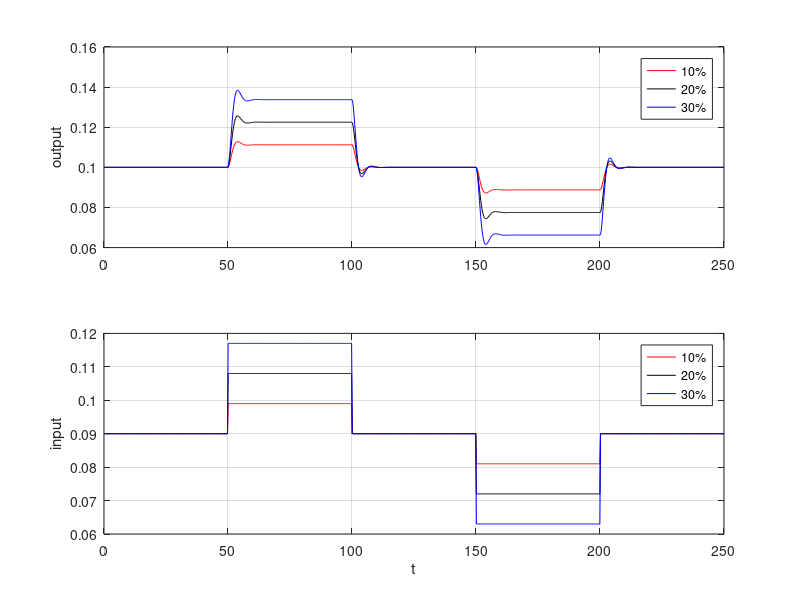

MATLAB code to generate this figure: (Note: this script raises an error after producing the figure.)
% Hamed Ajorlou 97101167
%% L
A = [0 1;-8/9 -1];
B = [0;10/9];
C = [1 0];
D = 0;
[a, b] = ss2tf(A,B,C,D);
G = tf(a,b);
tau = linspace(0, 250, 1000);
u = ones(1,200);
u1 = [0*u, 0.009 * u, 0* u, -0.009 * u, 0*u];
u2 = [0*u, 0.018 * u, 0* u, -0.018 * u, 0*u];
u3 = [0*u, 0.027 * u, 0* u, -0.027 * u, 0*u];
y1 = lsim(G , u1,tau);
y1 = y1 + 0.1;
y2 = lsim(G,u2,tau);
y2 = y2 + 0.1;
y3 = lsim(G,u3,tau);
y3 = y3 + 0.1;
figure(1)
subplot(2,1,1);
plot(tau , y1,'r', tau , y2,'k', tau , y3,'b');
ylabel('output')
grid on;
legend('10%', '20%', '30%')
subplot(2,1,2); 
u1 = u1 + 0.09;
u2 = u2 + 0.09;
u3 = u3 + 0.09;
plot(tau , u1,'r', tau , u2,'k', tau , u3,'b');
xlabel('t')
ylabel('input')                                         
legend('10%', '20%', '30%')
grid on;
%% NL
u = 0.09*ones(1,200);
tau = linspace(0, 250, 1000); 
u1_NL = [u, 1.1 * u, u, 0.9 * u, u];
u2_NL = [u, 1.2 * u, u, 0.8 * u, u];
u3_NL = [u, 1.3 * u, u, 0.7 * u, u];
ts = [0 250];
y0 = [0.1;0];
[t1,y1_NL] = ode45(@(t,y) foo(t, y, u1_NL,tau), ts, y0);
[t2,y2_NL] = ode45(@(t,y) foo(t, y, u2_NL,tau), ts, y0);
[t3,y3_NL] = ode45(@(t,y) foo(t, y, u3_NL,tau), ts, y0);
figure(2);
subplot(2,1,1)
plot(t1, y1_NL(:,1), 'r', t2, y2_NL(:,1), 'k', t3, y3_NL(:,1), 'b')
grid on;
ylabel('output')
subplot(2,1,2)
plot(tau , u1_NL,'r', tau , u2_NL,'k', tau , u3_NL,'b');
xlabel('t')
ylabel('input')
legend('10%', '20%', '30%')
grid on
%% 3
% results approve what we obtained theoretically
Ts = 0.166;
A_D = eye(2) + Ts * A
B_D = Ts * B
C_D = C
D_D = D
%% 4
% discreting using ZOH 
clc;
Ts = 0.166;
C_system = ss(A, B, C, D);
D_system = c2d(C_system, Ts, 'zoh')
G_D = c2d(G, Ts, 'zoh');

%% 5
clc; 
t = 0:Ts: 250;
pulse1 = pulse(t,0.09, 0.1);
pulse2 = pulse(t,0.09, 0.2);
pulse3 = pulse(t,0.09, 0.3);
x1_i = 0.1; 
x2_i = 0;
y_discrete1 = Numerical(x1_i, x2_i, pulse1, t, Ts);
y_discrete2 = Numerical(x1_i, x2_i, pulse2, t, Ts);
y_discrete3 = Numerical(x1_i, x2_i, pulse3, t, Ts);
figure();
plot(t1, y1_NL(:,1), 'r', t2, y2_NL(:,1), 'k', t3, y3_NL(:,1), 'b')
hold on;
grid on;
xlabel('t');
ylabel('y');
plot(t, y_discrete1, 'r.-', t, y_discrete2, 'k.-', t, y_discrete3, 'b.-')
legend ('10% Continuous', '20% Continuous', '30% Continuous', '10% Discrete', '20% Discrete', '30% Discrete')
%% 6
clc;
pulse_1 = pulse1 - 0.09;
pulse_2 = pulse2 - 0.09;
pulse_3 = pulse3 - 0.09;
y_discrete1 = lsim(D_system, pulse_1, t);
y_discrete2 = lsim(D_system, pulse_2, t);
y_discrete3 = lsim(D_system, pulse_3, t);
y__1 = y1 - 0.1;
y__2 = y2 - 0.1;
y__3 = y3 - 0.1;
figure();
plot(tau , y__1,'r', tau , y__2,'k', tau , y__3,'b');
hold on;
grid on;
xlabel('t');
ylabel('y');
plot(t, y_discrete1, 'r.-', t, y_discrete2, 'k.-', t, y_discrete3, 'b.-')
legend ('10% Continuous', '20% Continuous', '30% Continuous', '10% Discrete', '20% Discrete', '30% Discrete')
%% 7 Nonlinear
for eta = [0.1 0.5 0.9 1 1.1 2 10]
    Ts = 0.166;
    Ts_new = eta * Ts;
    figure();
    plot(t1, y1_NL(:,1),'r', t2, y2_NL(:,1),'k', t3, y3_NL(:,1),'b')
    hold on;
    grid on;
    xlabel('t');
    ylabel('y');
    t = 0:Ts_new:250;
    u = 0.09;
    pulse1 = pulse(t,0.09, 0.1);
    pulse2 = pulse(t,0.09, 0.2);
    pulse3 = pulse(t,0.09, 0.3);
    y_discrete1 = Numerical(x1_i, x2_i, pulse1, t, Ts_new);
    y_discrete2 = Numerical(x1_i, x2_i, pulse2, t, Ts_new);
    y_discrete3 = Numerical(x1_i, x2_i, pulse3, t, Ts_new);
    plot(t, y_discrete1, 'r.-', t, y_discrete2, 'k.-', t, y_discrete3, 'b.-')
    legend ('10% Continuous', '20% Continuous', '30% Continuous', '10% Discrete', '20% Discrete', '30% Discrete')
end
%% 7 Linear
for eta = [0.1 0.5 0.9 1 1.1 2 10]
    Ts = 0.166;
    Ts_new = Ts * eta;
    t = 0:Ts_new: 250;
    pulse1 = pulse(t, u, 0.1);
    pulse2 = pulse(t, u, 0.2);
    pulse3 = pulse(t, u, 0.3);
    pulse_1 = pulse1 - 0.09 ;
    pulse_2 = pulse2 - 0.09;
    pulse_3 = pulse3 - 0.09;
    D_system = c2d(C_system, Ts_new, 'zoh');
    y_discrete1 = lsim(D_system, pulse_1, t);
    y_discrete2 = lsim(D_system, pulse_2, t);
    y_discrete3 = lsim(D_system, pulse_3, t);
    figure;
    plot(tau , y__1,'r', tau , y__2,'k', tau , y__3,'b');
    hold on;
    grid on;
    xlabel('t');
    ylabel('y'); 
    plot(t,y_discrete1, 'r.-', t, y_discrete2, 'k.-', t, y_discrete3, 'b.-')
    legend ('10% Continuous', '20% Continuous', '30% Continuous', '10% Discrete', '20% Discrete', '30% Discrete')
 end
%% 8
clc;
Ts=0.166;
[N,M] = ss2tf(A, B, C, D);
tf_c = tf(N,M)
tf_01 = c2d(tf_c, 0.1 * Ts, 'zoh') 
tf_05 = c2d(tf_c, 0.5 * Ts, 'zoh')
tf_09 = c2d(tf_c, 0.9 * Ts, 'zoh')
tf_1  = c2d(tf_c, 1   * Ts, 'zoh')
tf_11 = c2d(tf_c, 1.1 * Ts, 'zoh')
tf_2  = c2d(tf_c, 2   * Ts, 'zoh')
tf_10 = c2d(tf_c, 10  * Ts, 'zoh') 
%% 9
figure();
bode(tf_c)
hold on;
bode(tf_01);
bode(tf_05);
bode(tf_09);
bode(tf_1);
bode(tf_11);
bode(tf_2);
bode(tf_10); 
legend('Continuous', '0.1T', '0.5T', '0.9T', '1T', '1.1T', '2T', '10T')

%%
function x1_i = Numerical(x1_0, x2_0, u, t, Ts)
x1_i   = zeros(size(t)); 
x2_i = zeros(size(t)); 
x1_i(1)   = x1_0;
x2_i(1) = x2_0;
for n = 1:(length(t) - 1)
    x1_i(n + 1) = x1_i(n) + Ts * x2_i(n) ;
    x2_i(n + 1) = x2_i(n) - Ts * ( x1_i(n) + x2_i(n) ) + Ts * u(n)/(1-x1_i(n));
end
end

%%
function u_out = pulse(t, u, p)
bin1 = find(t < 50 , 1, 'last');
bin2 = find(t < 100, 1, 'last');
bin3 = find(t < 150, 1, 'last');
bin4 = find(t < 200, 1, 'last');
S1 = bin1;
S2 = bin2 - bin1;
S3 = bin3 - bin2;
S4 = bin4 - bin3;
S5 = length(t) - bin4;
u_out1 = u * ones(size(t));
u_out2 = [zeros(1, S1), p * abs(u) * ones(1, S2), zeros(1, S3), -p * abs(u) * ones(1, S4), zeros(1, S5)];
u_out = u_out1 + u_out2;
end
%%
function x_dot = foo(t, y, u, time)
u = interp1(time, u, t);
x_dot = zeros(2,1);
x_dot(1) = y(2);
x_dot(2) = -y(1) - y(2) + u/(1-y(1));
end